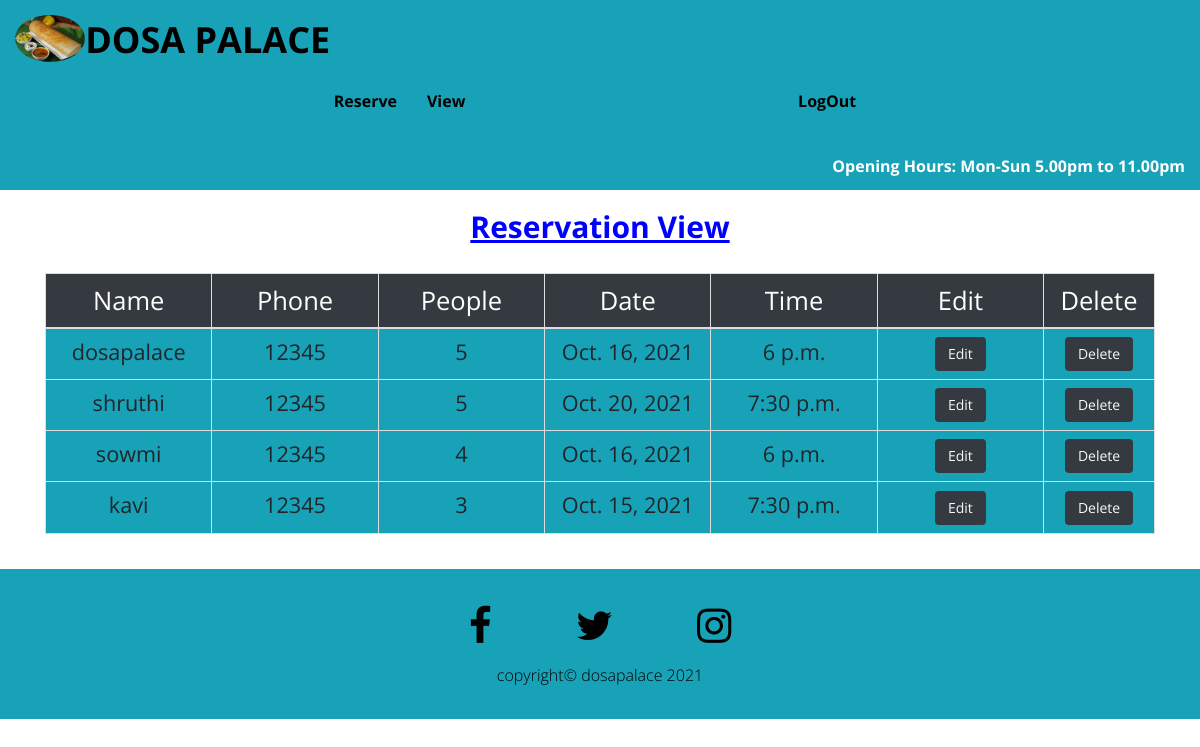
Page /view_reserve/ (signed in) on the earlier database version.
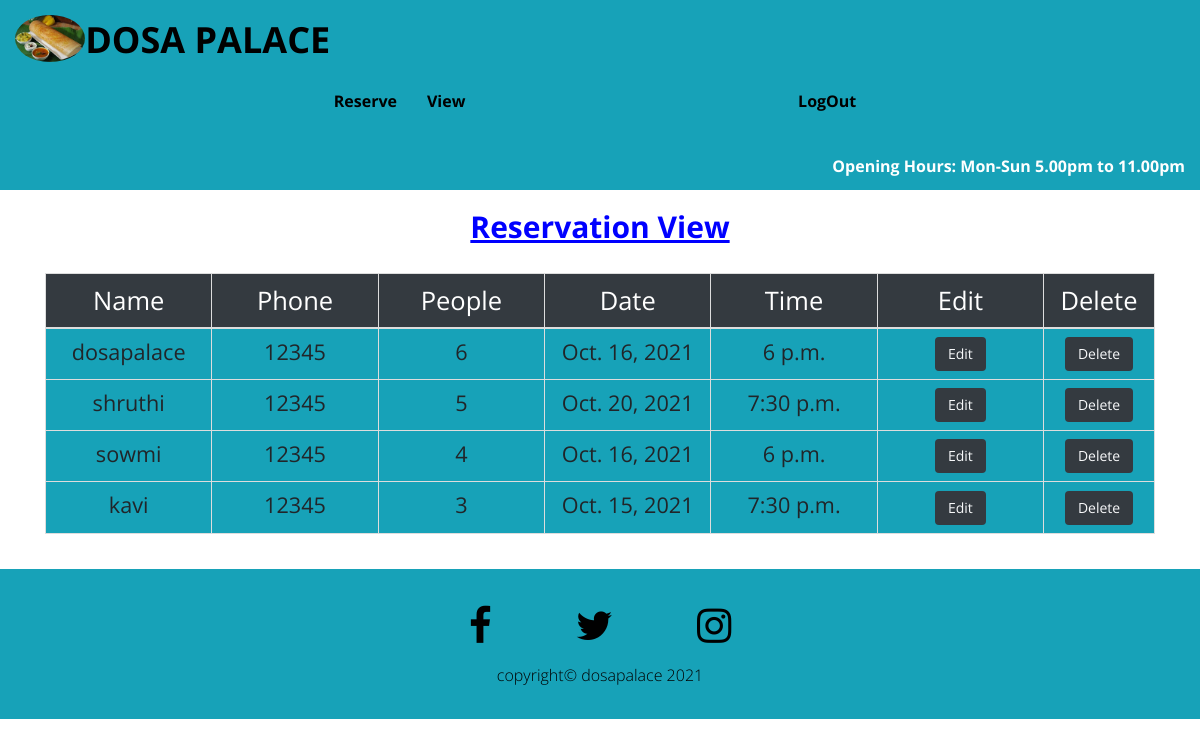
Same page on the later database version.
### meals/models.py (models this page shows)
class Booking(models.Model):
    visitor_name = models.CharField(max_length=50)
    user_name = models.CharField(max_length=50)
    phone_number = models.IntegerField()
    no_of_people = models.IntegerField()
    date = models.DateField()
    time = models.TimeField()
    def __str__(self):
        return self.visitor_name

### meals/views.py (the view)
# urls.py: path('view_reserve/', views.view_reserve, name='view_reserve'),
def view_reserve(request):
    reserves = Booking.objects.all()
    context = {
        'reserves': reserves
        }
    print("reserves", reserves)
    return render(request, 'meals/view_reserve.html', context)

### meals/templates/meals/view_reserve.html (shortened to what this page needs)
{% extends "base_user.html" %}
{% load static %}
{% block content %}
<div class="container-fluid">
    <div class="text-center">
    <h2 class="contact-us">Reservation View</h2>
    <div class="row">
        {% if user.is_authenticated %}
    <table class="table table-bordered bg-info table-hover meal-table">
        <thead class="bg-dark text-white">
            <tr>
                <th class="col-8 small text-center">Name</th>
                <th class="col-8 small text-center">Phone</th>
                <th class="col-8 small text-center">People</th>
                <th class="col-8 small text-center">Date</th>
                <th class="col-8 small text-center">Time</th>
                <th class="col-8 small text-center">Edit</th>
                <th class="col-8 small text-center">Delete</th>
            </tr>
        </thead>
        <tbody>
            {% for meal in reserves %}
                {% if meal.user_name == user.username %}
            <tr class="col-8 small">
                <td class="col-8 small">
                    {{meal.visitor_name}}
                </td>
                <td class="col-8 small">
                    {{meal.phone_number}}
                </td>
                <td class="col-8 small">
                    {{meal.no_of_people}}
                </td>
                <td class="col-8 small">
                    {{meal.date}}
                </td>
                <td class="col-8 small">
                    {{meal.time}}
                </td>
                <td class="col-8 small">
                    <a href="/edit/{{ meal.id }}">
                    <button class="btn btn-dark text-light small">Edit</button>
                    </a>
                </td>
                <td class="col-8 small">
                    <a href="/delete/{{ meal.id }}">
                    <button class="btn btn-dark text-light small" onclick="return check()">Delete</button>
                    </a>
                </td>
            </tr>
        {% endif %}
            {% endfor %}
        </tbody>
    </table>
    {% endif %}
    </div>
    </div>
    </div>
    </div>
{% endblock %}

Differences in the rows shown:
changed Booking "dosapalace": no_of_people "5" → "6"
